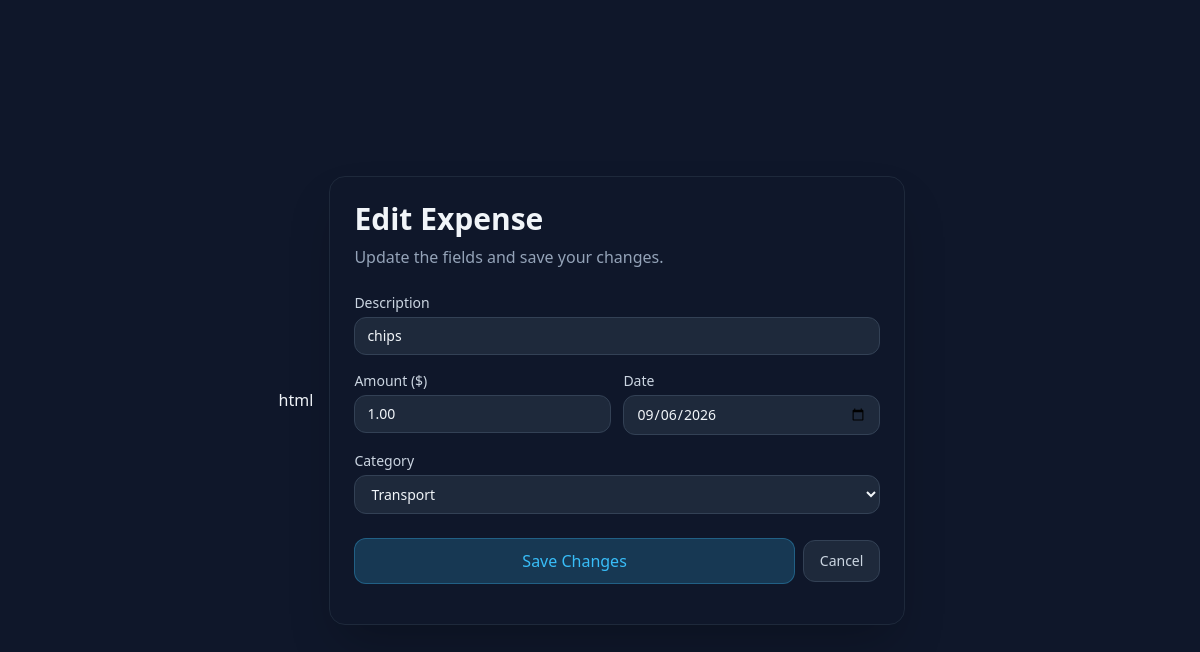
The page /edit-expense/2 on the database its author committed.
### app.py (models this page shows, shortened)
class Expense(db.Model):
    id = db.Column(db.Integer, primary_key=True)
    description = db.Column(db.String(100), nullable=False)
    amount = db.Column(db.Float, nullable=False)
    category = db.Column(db.String(50), nullable=False)
    date = db.Column(db.Date, nullable=False, default=lambda: datetime.now(timezone.utc).date())

### app.py (the view, shortened to what this page needs)
@app.route("/edit-expense/<int:expense_id>", methods=["GET", "POST"])
def edit_post(expense_id):
    expense = Expense.query.get_or_404(expense_id)
    categories_list = ["Food", "Transport", "Rent", "Utilities"]
    return render_template('edit.html', expense=expense, categories=categories_list)

### templates/edit.html (shortened to what this page needs)
<!DOCTYPE html>
<html lang="en" class="h-full">
  <head>
    <script src="https://cdn.tailwindcss.com"></script>
  </head>
  <body class="h-full bg-slate-900 text-slate-100 flex items-center justify-center">
  <section class="w-full max-w-xl rounded-2xl border border-slate-800 bg-slate-900 p-6 shadow-2xl mx-4">
    <h1 class="text-3xl font-semibold mb-2">Edit Expense</h1>
    <p class="text-slate-400 mb-6">Update the fields and save your changes.</p>
    <form method="post" action="{{ url_for('edit_post', expense_id=expense.id) }}" class="space-y-4">
      <label class="block text-sm">
        <span class="mb-1 block text-slate-300">Description</span>
        <input name="description"
               value="{{ expense.description }}"
               class="w-full rounded-xl bg-slate-800 border border-slate-700 px-3 py-2 text-slate-100 focus:outline-none focus:border-brand" required />
      </label>
      <div class="grid grid-cols-2 gap-3">
        <label class="block text-sm">
          <span class="mb-1 block text-slate-300">Amount ($)</span>
          <input type="number" step="0.01" min="0.01" name="amount"
                 value="{{ '%.2f'|format(expense.amount) }}"
                 class="w-full rounded-xl bg-slate-800 border border-slate-700 px-3 py-2 text-slate-100 focus:outline-none focus:border-brand" required />
        </label>
        <label class="block text-sm">
          <span class="mb-1 block text-slate-300">Date</span>
          <input type="date" name="date"
                 value="{{ expense.date }}"
                 class="w-full rounded-xl bg-slate-800 border border-slate-700 px-3 py-2 text-slate-100 focus:outline-none focus:border-brand" required />
        </label>
      </div>
      <label class="block text-sm">
        <span class="mb-1 block text-slate-300">Category</span>
        <select name="category"
                class="w-full rounded-xl bg-slate-800 border border-slate-700 px-3 py-2 text-slate-100 focus:outline-none">
          {% for c in categories %}
            <option value="{{ c }}" {% if expense.category == c %}selected{% endif %}>{{ c }}</option>
          {% endfor %}
        </select>
      </label>
      <div class="flex items-center gap-2 pt-2">
        <button class="flex-1 rounded-xl bg-brand/20 hover:bg-brand/30 text-brand px-4 py-2.5 font-medium border border-brand/30 transition"
                type="submit">Save Changes</button>
        <a class="rounded-xl bg-slate-800 hover:bg-slate-700 px-4 py-2.5 text-slate-300 border border-slate-700 text-center text-sm transition"
           href="{{ url_for('first_exp') }}">Cancel</a>
      </div>
    </form>
  </section>
</body>
</html>

### rows shown on the page
Expense: description "chips", amount "1.00", date "09/06/2026", category "Transport"
